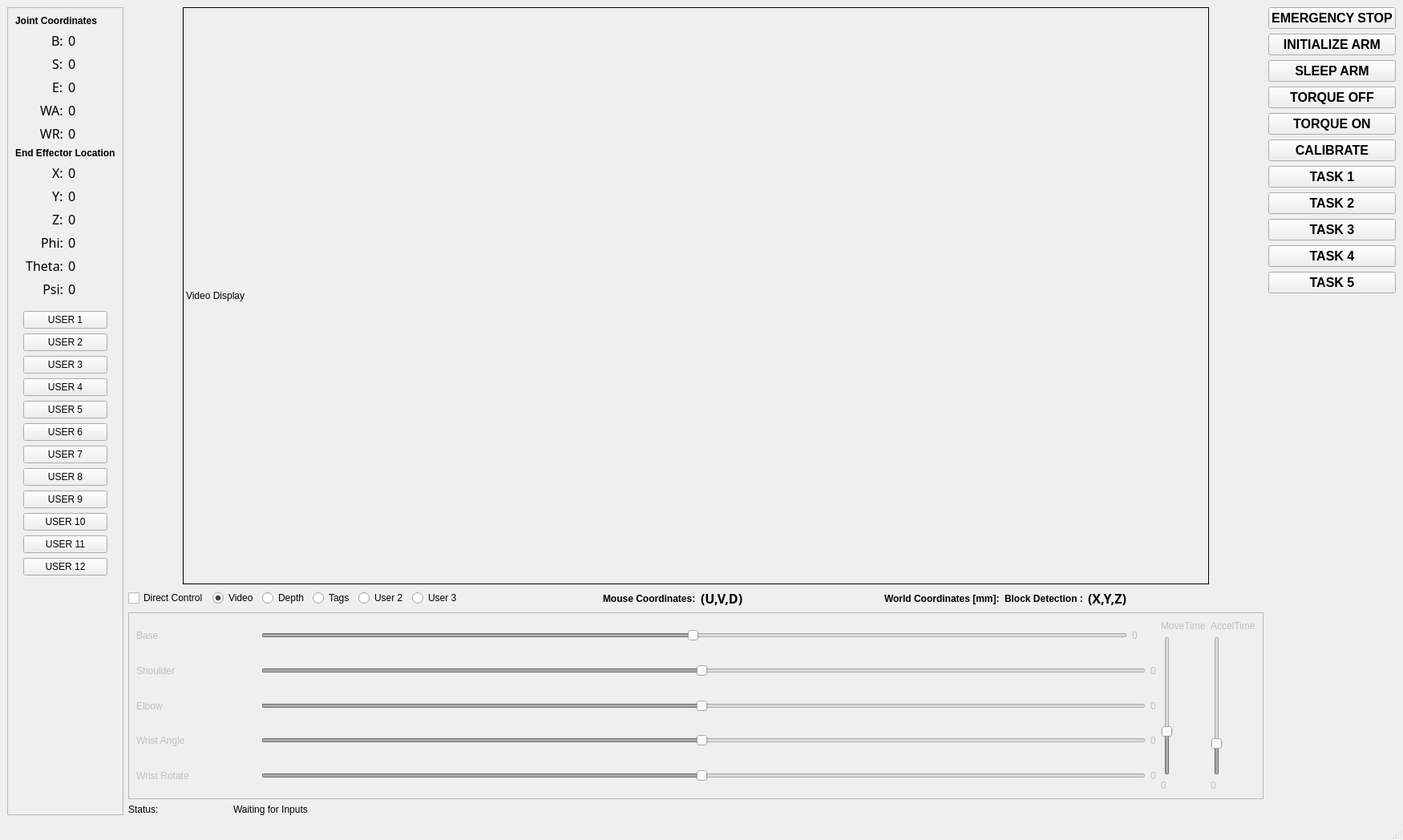
<?xml version="1.0" encoding="UTF-8"?>
<ui version="4.0">
 <class>MainWindow</class>
 <widget class="QMainWindow" name="MainWindow">
  <property name="geometry">
   <rect>
    <x>0</x>
    <y>0</y>
    <width>1750</width>
    <height>1048</height>
   </rect>
  </property>
  <property name="sizePolicy">
   <sizepolicy hsizetype="Fixed" vsizetype="Fixed">
    <horstretch>0</horstretch>
    <verstretch>0</verstretch>
   </sizepolicy>
  </property>
  <property name="cursor">
   <cursorShape>ArrowCursor</cursorShape>
  </property>
  <property name="windowTitle">
   <string>MainWindow</string>
  </property>
  <widget class="QWidget" name="centralwidget">
   <layout class="QVBoxLayout" name="verticalLayout_14">
    <item>
     <layout class="QHBoxLayout" name="horizontalLayout_13">
      <item>
       <widget class="QFrame" name="OutputFrame">
        <property name="enabled">
         <bool>true</bool>
        </property>
        <property name="sizePolicy">
         <sizepolicy hsizetype="Minimum" vsizetype="Minimum">
          <horstretch>0</horstretch>
          <verstretch>0</verstretch>
         </sizepolicy>
        </property>
        <property name="frameShape">
         <enum>QFrame::StyledPanel</enum>
        </property>
        <property name="frameShadow">
         <enum>QFrame::Raised</enum>
        </property>
        <layout class="QVBoxLayout" name="verticalLayout_5">
         <item>
          <widget class="QLabel" name="JointCoordLabel">
           <property name="sizePolicy">
            <sizepolicy hsizetype="Minimum" vsizetype="Minimum">
             <horstretch>0</horstretch>
             <verstretch>0</verstretch>
            </sizepolicy>
           </property>
           <property name="font">
            <font>
             <weight>75</weight>
             <bold>true</bold>
            </font>
           </property>
           <property name="text">
            <string>Joint Coordinates</string>
           </property>
          </widget>
         </item>
         <item>
          <layout class="QHBoxLayout" name="horizontalLayout_3">
           <item>
            <layout class="QVBoxLayout" name="verticalLayout_9">
             <item alignment="Qt::AlignRight">
              <widget class="QLabel" name="BLabel">
               <property name="font">
                <font>
                 <family>Ubuntu Mono</family>
                 <pointsize>12</pointsize>
                </font>
               </property>
               <property name="text">
                <string>B:</string>
               </property>
              </widget>
             </item>
             <item alignment="Qt::AlignRight">
              <widget class="QLabel" name="SLabel">
               <property name="font">
                <font>
                 <family>Ubuntu Mono</family>
                 <pointsize>12</pointsize>
                </font>
               </property>
               <property name="text">
                <string>S:</string>
               </property>
              </widget>
             </item>
             <item alignment="Qt::AlignRight">
              <widget class="QLabel" name="ELabel">
               <property name="font">
                <font>
                 <family>Ubuntu Mono</family>
                 <pointsize>12</pointsize>
                </font>
               </property>
               <property name="text">
                <string>E:</string>
               </property>
              </widget>
             </item>
             <item alignment="Qt::AlignRight">
              <widget class="QLabel" name="WALabel">
               <property name="font">
                <font>
                 <family>Ubuntu Mono</family>
                 <pointsize>12</pointsize>
                </font>
               </property>
               <property name="text">
                <string>WA:</string>
               </property>
              </widget>
             </item>
             <item>
              <widget class="QLabel" name="WRLabel">
               <property name="font">
                <font>
                 <family>Ubuntu Mono</family>
                 <pointsize>12</pointsize>
                </font>
               </property>
               <property name="text">
                <string>WR:</string>
               </property>
               <property name="alignment">
                <set>Qt::AlignRight|Qt::AlignTrailing|Qt::AlignVCenter</set>
               </property>
              </widget>
             </item>
            </layout>
           </item>
           <item>
            <layout class="QVBoxLayout" name="verticalLayout_8">
             <item alignment="Qt::AlignLeft">
              <widget class="QLabel" name="rdoutBaseJC">
               <property name="font">
                <font>
                 <family>Ubuntu Mono</family>
                 <pointsize>12</pointsize>
                </font>
               </property>
               <property name="text">
                <string>0</string>
               </property>
              </widget>
             </item>
             <item alignment="Qt::AlignLeft">
              <widget class="QLabel" name="rdoutShoulderJC">
               <property name="font">
                <font>
                 <family>Ubuntu Mono</family>
                 <pointsize>12</pointsize>
                </font>
               </property>
               <property name="text">
                <string>0</string>
               </property>
              </widget>
             </item>
             <item alignment="Qt::AlignLeft">
              <widget class="QLabel" name="rdoutElbowJC">
               <property name="font">
                <font>
                 <family>Ubuntu Mono</family>
                 <pointsize>12</pointsize>
                </font>
               </property>
               <property name="text">
                <string>0</string>
               </property>
              </widget>
             </item>
             <item alignment="Qt::AlignLeft">
              <widget class="QLabel" name="rdoutWristAJC">
               <property name="font">
                <font>
                 <family>Ubuntu Mono</family>
                 <pointsize>12</pointsize>
                </font>
               </property>
               <property name="text">
                <string>0</string>
               </property>
              </widget>
             </item>
             <item>
              <widget class="QLabel" name="rdoutWristRJC">
               <property name="font">
                <font>
                 <family>Ubuntu Mono</family>
                 <pointsize>12</pointsize>
                </font>
               </property>
               <property name="text">
                <string>0</string>
               </property>
              </widget>
             </item>
            </layout>
           </item>
          </layout>
         </item>
         <item>
          <widget class="QLabel" name="WorldCoordLabel">
           <property name="font">
            <font>
             <weight>75</weight>
             <bold>true</bold>
            </font>
           </property>
           <property name="text">
            <string>End Effector Location</string>
           </property>
          </widget>
         </item>
         <item>
          <layout class="QHBoxLayout" name="horizontalLayout_4">
           <item>
            <layout class="QVBoxLayout" name="verticalLayout_13">
             <item alignment="Qt::AlignRight">
              <widget class="QLabel" name="XLabel">
               <property name="font">
                <font>
                 <family>Ubuntu Mono</family>
                 <pointsize>12</pointsize>
                </font>
               </property>
               <property name="text">
                <string>X:</string>
               </property>
               <property name="scaledContents">
                <bool>false</bool>
               </property>
              </widget>
             </item>
             <item alignment="Qt::AlignRight">
              <widget class="QLabel" name="YLabel">
               <property name="font">
                <font>
                 <family>Ubuntu Mono</family>
                 <pointsize>12</pointsize>
                </font>
               </property>
               <property name="text">
                <string>Y:</string>
               </property>
              </widget>
             </item>
             <item alignment="Qt::AlignRight">
              <widget class="QLabel" name="ZLabel">
               <property name="font">
                <font>
                 <family>Ubuntu Mono</family>
                 <pointsize>12</pointsize>
                </font>
               </property>
               <property name="text">
                <string>Z:</string>
               </property>
              </widget>
             </item>
             <item alignment="Qt::AlignRight">
              <widget class="QLabel" name="PhiLabel">
               <property name="enabled">
                <bool>true</bool>
               </property>
               <property name="font">
                <font>
                 <family>Ubuntu Mono</family>
                 <pointsize>12</pointsize>
                </font>
               </property>
               <property name="text">
                <string>Phi:</string>
               </property>
              </widget>
             </item>
             <item>
              <widget class="QLabel" name="ThetaLabel">
               <property name="enabled">
                <bool>true</bool>
               </property>
               <property name="font">
                <font>
                 <family>Ubuntu Mono</family>
                 <pointsize>12</pointsize>
                </font>
               </property>
               <property name="text">
                <string>Theta:</string>
               </property>
               <property name="alignment">
                <set>Qt::AlignRight|Qt::AlignTrailing|Qt::AlignVCenter</set>
               </property>
              </widget>
             </item>
             <item>
              <widget class="QLabel" name="PsiLabel">
               <property name="enabled">
                <bool>true</bool>
               </property>
               <property name="font">
                <font>
                 <family>Ubuntu Mono</family>
                 <pointsize>12</pointsize>
                </font>
               </property>
               <property name="text">
                <string>Psi:</string>
               </property>
               <property name="alignment">
                <set>Qt::AlignRight|Qt::AlignTrailing|Qt::AlignVCenter</set>
               </property>
              </widget>
             </item>
            </layout>
           </item>
           <item>
            <layout class="QVBoxLayout" name="verticalLayout_12">
             <item alignment="Qt::AlignLeft">
              <widget class="QLabel" name="rdoutX">
               <property name="font">
                <font>
                 <family>Ubuntu Mono</family>
                 <pointsize>12</pointsize>
                </font>
               </property>
               <property name="text">
                <string>0</string>
               </property>
              </widget>
             </item>
             <item alignment="Qt::AlignLeft">
              <widget class="QLabel" name="rdoutY">
               <property name="font">
                <font>
                 <family>Ubuntu Mono</family>
                 <pointsize>12</pointsize>
                </font>
               </property>
               <property name="text">
                <string>0</string>
               </property>
              </widget>
             </item>
             <item alignment="Qt::AlignLeft">
              <widget class="QLabel" name="rdoutZ">
               <property name="font">
                <font>
                 <family>Ubuntu Mono</family>
                 <pointsize>12</pointsize>
                </font>
               </property>
               <property name="text">
                <string>0</string>
               </property>
              </widget>
             </item>
             <item alignment="Qt::AlignLeft">
              <widget class="QLabel" name="rdoutPhi">
               <property name="font">
                <font>
                 <family>Ubuntu Mono</family>
                 <pointsize>12</pointsize>
                </font>
               </property>
               <property name="text">
                <string>0</string>
               </property>
              </widget>
             </item>
             <item>
              <widget class="QLabel" name="rdoutTheta">
               <property name="font">
                <font>
                 <family>Ubuntu Mono</family>
                 <pointsize>12</pointsize>
                </font>
               </property>
               <property name="text">
                <string>0</string>
               </property>
              </widget>
             </item>
             <item>
              <widget class="QLabel" name="rdoutPsi">
               <property name="font">
                <font>
                 <family>Ubuntu Mono</family>
                 <pointsize>12</pointsize>
                </font>
               </property>
               <property name="text">
                <string>0</string>
               </property>
              </widget>
             </item>
            </layout>
           </item>
          </layout>
         </item>
         <item>
          <layout class="QVBoxLayout" name="Group2">
           <property name="margin">
            <number>10</number>
           </property>
           <item>
            <widget class="QPushButton" name="btnUser1">
             <property name="text">
              <string>USER 1</string>
             </property>
            </widget>
           </item>
           <item>
            <widget class="QPushButton" name="btnUser2">
             <property name="text">
              <string>USER 2</string>
             </property>
            </widget>
           </item>
           <item>
            <widget class="QPushButton" name="btnUser3">
             <property name="text">
              <string>USER 3</string>
             </property>
            </widget>
           </item>
           <item>
            <widget class="QPushButton" name="btnUser4">
             <property name="text">
              <string>USER 4</string>
             </property>
            </widget>
           </item>
           <item>
            <widget class="QPushButton" name="btnUser5">
             <property name="text">
              <string>USER 5</string>
             </property>
            </widget>
           </item>
           <item>
            <widget class="QPushButton" name="btnUser6">
             <property name="text">
              <string>USER 6</string>
             </property>
            </widget>
           </item>
           <item>
            <widget class="QPushButton" name="btnUser7">
             <property name="text">
              <string>USER 7</string>
             </property>
            </widget>
           </item>
           <item>
            <widget class="QPushButton" name="btnUser8">
             <property name="text">
              <string>USER 8</string>
             </property>
            </widget>
           </item>
           <item>
            <widget class="QPushButton" name="btnUser9">
             <property name="text">
              <string>USER 9</string>
             </property>
            </widget>
           </item>
           <item>
            <widget class="QPushButton" name="btnUser10">
             <property name="text">
              <string>USER 10</string>
             </property>
             <property name="autoRepeatDelay">
              <number>300</number>
             </property>
            </widget>
           </item>
           <item>
            <widget class="QPushButton" name="btnUser11">
             <property name="text">
              <string>USER 11</string>
             </property>
             <property name="autoRepeatDelay">
              <number>300</number>
             </property>
            </widget>
           </item>
           <item>
            <widget class="QPushButton" name="btnUser12">
             <property name="text">
              <string>USER 12</string>
             </property>
             <property name="autoRepeatDelay">
              <number>300</number>
             </property>
            </widget>
           </item>
          </layout>
         </item>
         <item>
          <spacer name="verticalSpacer_2">
           <property name="orientation">
            <enum>Qt::Vertical</enum>
           </property>
           <property name="sizeHint" stdset="0">
            <size>
             <width>20</width>
             <height>40</height>
            </size>
           </property>
          </spacer>
         </item>
        </layout>
       </widget>
      </item>
      <item>
       <layout class="QVBoxLayout" name="verticalLayout_4">
        <item>
         <layout class="QHBoxLayout" name="horizontalLayout_12">
          <item>
           <spacer name="horizontalSpacer_8">
            <property name="orientation">
             <enum>Qt::Horizontal</enum>
            </property>
            <property name="sizeHint" stdset="0">
             <size>
              <width>40</width>
              <height>20</height>
             </size>
            </property>
           </spacer>
          </item>
          <item>
           <widget class="QLabel" name="videoDisplay">
            <property name="minimumSize">
             <size>
              <width>1280</width>
              <height>720</height>
             </size>
            </property>
            <property name="maximumSize">
             <size>
              <width>1280</width>
              <height>720</height>
             </size>
            </property>
            <property name="cursor">
             <cursorShape>CrossCursor</cursorShape>
            </property>
            <property name="mouseTracking">
             <bool>true</bool>
            </property>
            <property name="frameShape">
             <enum>QFrame::Box</enum>
            </property>
            <property name="text">
             <string>Video Display</string>
            </property>
           </widget>
          </item>
          <item>
           <spacer name="horizontalSpacer_9">
            <property name="orientation">
             <enum>Qt::Horizontal</enum>
            </property>
            <property name="sizeHint" stdset="0">
             <size>
              <width>40</width>
              <height>20</height>
             </size>
            </property>
           </spacer>
          </item>
         </layout>
        </item>
        <item>
         <layout class="QHBoxLayout" name="horizontalLayout_2">
          <item>
           <widget class="QCheckBox" name="chk_directcontrol">
            <property name="text">
             <string>Direct Control</string>
            </property>
            <property name="checked">
             <bool>false</bool>
            </property>
           </widget>
          </item>
          <item>
           <widget class="QRadioButton" name="radioVideo">
            <property name="text">
             <string>Video</string>
            </property>
            <property name="checked">
             <bool>true</bool>
            </property>
            <property name="autoExclusive">
             <bool>true</bool>
            </property>
           </widget>
          </item>
          <item>
           <widget class="QRadioButton" name="radioDepth">
            <property name="text">
             <string>Depth</string>
            </property>
           </widget>
          </item>
          <item>
           <widget class="QRadioButton" name="radioUsr1">
            <property name="text">
             <string>Tags</string>
            </property>
           </widget>
          </item>
          <item>
           <widget class="QRadioButton" name="radioUsr2">
            <property name="text">
             <string>User 2</string>
            </property>
           </widget>
          </item>
          <item>
           <widget class="QRadioButton" name="radioUsr3">
            <property name="text">
             <string>User 3</string>
            </property>
           </widget>
          </item>
          <item>
           <spacer name="horizontalSpacer_4">
            <property name="orientation">
             <enum>Qt::Horizontal</enum>
            </property>
            <property name="sizeHint" stdset="0">
             <size>
              <width>40</width>
              <height>20</height>
             </size>
            </property>
           </spacer>
          </item>
          <item>
           <widget class="QLabel" name="PixelCoordLabel">
            <property name="font">
             <font>
              <weight>75</weight>
              <bold>true</bold>
             </font>
            </property>
            <property name="text">
             <string>Mouse Coordinates:</string>
            </property>
           </widget>
          </item>
          <item>
           <widget class="QLabel" name="rdoutMousePixels">
            <property name="font">
             <font>
              <family>Ubuntu Mono</family>
              <pointsize>12</pointsize>
              <weight>75</weight>
              <bold>true</bold>
             </font>
            </property>
            <property name="text">
             <string>(U,V,D)</string>
            </property>
            <property name="textFormat">
             <enum>Qt::AutoText</enum>
            </property>
           </widget>
          </item>
          <item>
           <spacer name="horizontalSpacer_3">
            <property name="orientation">
             <enum>Qt::Horizontal</enum>
            </property>
            <property name="sizeHint" stdset="0">
             <size>
              <width>40</width>
              <height>20</height>
             </size>
            </property>
           </spacer>
          </item>
          <item>
           <widget class="QLabel" name="PixelCoordLabel_2">
            <property name="font">
             <font>
              <weight>75</weight>
              <bold>true</bold>
             </font>
            </property>
            <property name="text">
             <string>World Coordinates [mm]:</string>
            </property>
           </widget>
          </item>
          <item>
           <widget class="QLabel" name="DetectedBlock">
            <property name="font">
             <font>
              <weight>75</weight>
              <bold>true</bold>
             </font>
            </property>
            <property name="text">
             <string>Block Detection :</string>
            </property>
           </widget>
          </item>
          <item>
           <widget class="QLabel" name="rdoutMouseWorld">
            <property name="font">
             <font>
              <family>Ubuntu Mono</family>
              <pointsize>12</pointsize>
              <weight>75</weight>
              <bold>true</bold>
             </font>
            </property>
            <property name="text">
             <string>(X,Y,Z)</string>
            </property>
            <property name="textFormat">
             <enum>Qt::AutoText</enum>
            </property>
           </widget>
          </item>
          <item>
           <spacer name="horizontalSpacer_2">
            <property name="orientation">
             <enum>Qt::Horizontal</enum>
            </property>
            <property name="sizeHint" stdset="0">
             <size>
              <width>40</width>
              <height>20</height>
             </size>
            </property>
           </spacer>
          </item>
         </layout>
        </item>
        <item>
         <widget class="QFrame" name="SliderFrame">
          <property name="enabled">
           <bool>false</bool>
          </property>
          <property name="frameShape">
           <enum>QFrame::StyledPanel</enum>
          </property>
          <property name="frameShadow">
           <enum>QFrame::Raised</enum>
          </property>
          <property name="lineWidth">
           <number>1</number>
          </property>
          <layout class="QVBoxLayout" name="verticalLayout_16">
           <item>
            <layout class="QHBoxLayout" name="horizontalLayout_6"/>
           </item>
           <item>
            <layout class="QHBoxLayout" name="horizontalLayout_9">
             <item>
              <layout class="QVBoxLayout" name="verticalLayout_2">
               <item>
                <layout class="QHBoxLayout" name="horizontalLayout">
                 <item>
                  <widget class="QLabel" name="BLabelS">
                   <property name="minimumSize">
                    <size>
                     <width>150</width>
                     <height>0</height>
                    </size>
                   </property>
                   <property name="text">
                    <string>Base</string>
                   </property>
                   <property name="alignment">
                    <set>Qt::AlignLeading|Qt::AlignLeft|Qt::AlignVCenter</set>
                   </property>
                  </widget>
                 </item>
                 <item>
                  <widget class="QSlider" name="sldrBase">
                   <property name="minimum">
                    <number>-179</number>
                   </property>
                   <property name="maximum">
                    <number>180</number>
                   </property>
                   <property name="orientation">
                    <enum>Qt::Horizontal</enum>
                   </property>
                  </widget>
                 </item>
                 <item>
                  <widget class="QLabel" name="rdoutBase">
                   <property name="minimumSize">
                    <size>
                     <width>30</width>
                     <height>0</height>
                    </size>
                   </property>
                   <property name="text">
                    <string>0</string>
                   </property>
                  </widget>
                 </item>
                </layout>
               </item>
               <item>
                <layout class="QHBoxLayout" name="horizontalLayout_7">
                 <item>
                  <widget class="QLabel" name="SLabelS">
                   <property name="minimumSize">
                    <size>
                     <width>150</width>
                     <height>0</height>
                    </size>
                   </property>
                   <property name="text">
                    <string>Shoulder</string>
                   </property>
                   <property name="alignment">
                    <set>Qt::AlignLeading|Qt::AlignLeft|Qt::AlignVCenter</set>
                   </property>
                  </widget>
                 </item>
                 <item>
                  <widget class="QSlider" name="sldrShoulder">
                   <property name="minimum">
                    <number>-179</number>
                   </property>
                   <property name="maximum">
                    <number>180</number>
                   </property>
                   <property name="orientation">
                    <enum>Qt::Horizontal</enum>
                   </property>
                  </widget>
                 </item>
                 <item>
                  <widget class="QLabel" name="rdoutShoulder">
                   <property name="text">
                    <string>0</string>
                   </property>
                  </widget>
                 </item>
                </layout>
               </item>
               <item>
                <layout class="QHBoxLayout" name="horizontalLayout_8">
                 <item>
                  <widget class="QLabel" name="ELabelS">
                   <property name="minimumSize">
                    <size>
                     <width>150</width>
                     <height>0</height>
                    </size>
                   </property>
                   <property name="text">
                    <string>Elbow</string>
                   </property>
                   <property name="alignment">
                    <set>Qt::AlignLeading|Qt::AlignLeft|Qt::AlignVCenter</set>
                   </property>
                  </widget>
                 </item>
                 <item>
                  <widget class="QSlider" name="sldrElbow">
                   <property name="minimum">
                    <number>-179</number>
                   </property>
                   <property name="maximum">
                    <number>180</number>
                   </property>
                   <property name="orientation">
                    <enum>Qt::Horizontal</enum>
                   </property>
                  </widget>
                 </item>
                 <item>
                  <widget class="QLabel" name="rdoutElbow">
                   <property name="text">
                    <string>0</string>
                   </property>
                  </widget>
                 </item>
                </layout>
               </item>
               <item>
                <layout class="QHBoxLayout" name="horizontalLayout_11">
                 <item>
                  <widget class="QLabel" name="WALabelS">
                   <property name="minimumSize">
                    <size>
                     <width>150</width>
                     <height>0</height>
                    </size>
                   </property>
                   <property name="text">
                    <string>Wrist Angle</string>
                   </property>
                   <property name="alignment">
                    <set>Qt::AlignLeading|Qt::AlignLeft|Qt::AlignVCenter</set>
                   </property>
                  </widget>
                 </item>
                 <item>
                  <widget class="QSlider" name="sldrWristA">
                   <property name="minimum">
                    <number>-179</number>
                   </property>
                   <property name="maximum">
                    <number>180</number>
                   </property>
                   <property name="orientation">
                    <enum>Qt::Horizontal</enum>
                   </property>
                  </widget>
                 </item>
                 <item>
                  <widget class="QLabel" name="rdoutWristA">
                   <property name="text">
                    <string>0</string>
                   </property>
                  </widget>
                 </item>
                </layout>
               </item>
               <item>
                <layout class="QHBoxLayout" name="horizontalLayout_15">
                 <item>
                  <widget class="QLabel" name="WRLabelS">
                   <property name="minimumSize">
                    <size>
                     <width>150</width>
                     <height>0</height>
                    </size>
                   </property>
                   <property name="text">
                    <string>Wrist Rotate</string>
                   </property>
                   <property name="alignment">
                    <set>Qt::AlignLeading|Qt::AlignLeft|Qt::AlignVCenter</set>
                   </property>
                  </widget>
                 </item>
                 <item>
                  <widget class="QSlider" name="sldrWristR">
                   <property name="minimum">
                    <number>-179</number>
                   </property>
                   <property name="maximum">
                    <number>180</number>
                   </property>
                   <property name="orientation">
                    <enum>Qt::Horizontal</enum>
                   </property>
                  </widget>
                 </item>
                 <item>
                  <widget class="QLabel" name="rdoutWristR">
                   <property name="text">
                    <string>0</string>
                   </property>
                  </widget>
                 </item>
                </layout>
               </item>
              </layout>
             </item>
             <item>
              <layout class="QVBoxLayout" name="verticalLayout_10">
               <item>
                <widget class="QLabel" name="MoveTimeLabel">
                 <property name="text">
                  <string>MoveTime</string>
                 </property>
                </widget>
               </item>
               <item>
                <widget class="QSlider" name="sldrMoveTime">
                 <property name="maximum">
                  <number>100</number>
                 </property>
                 <property name="value">
                  <number>30</number>
                 </property>
                 <property name="orientation">
                  <enum>Qt::Vertical</enum>
                 </property>
                </widget>
               </item>
               <item>
                <widget class="QLabel" name="rdoutMoveTime">
                 <property name="text">
                  <string>0</string>
                 </property>
                </widget>
               </item>
              </layout>
             </item>
             <item>
              <layout class="QVBoxLayout" name="verticalLayout_7">
               <item>
                <widget class="QLabel" name="AccelTimeLabel">
                 <property name="text">
                  <string>AccelTime</string>
                 </property>
                </widget>
               </item>
               <item>
                <widget class="QSlider" name="sldrAccelTime">
                 <property name="maximum">
                  <number>100</number>
                 </property>
                 <property name="value">
                  <number>20</number>
                 </property>
                 <property name="sliderPosition">
                  <number>20</number>
                 </property>
                 <property name="orientation">
                  <enum>Qt::Vertical</enum>
                 </property>
                </widget>
               </item>
               <item>
                <widget class="QLabel" name="rdoutAccelTime">
                 <property name="text">
                  <string>0</string>
                 </property>
                </widget>
               </item>
              </layout>
             </item>
            </layout>
           </item>
           <item>
            <layout class="QHBoxLayout" name="horizontalLayout_10"/>
           </item>
          </layout>
         </widget>
        </item>
        <item>
         <layout class="QHBoxLayout" name="horizontalLayout_14">
          <item>
           <widget class="QLabel" name="label_3">
            <property name="maximumSize">
             <size>
              <width>125</width>
              <height>16777215</height>
             </size>
            </property>
            <property name="text">
             <string>Status:</string>
            </property>
           </widget>
          </item>
          <item>
           <widget class="QLabel" name="rdoutStatus">
            <property name="font">
             <font>
              <pointsize>9</pointsize>
             </font>
            </property>
            <property name="text">
             <string>Waiting for Inputs</string>
            </property>
            <property name="textFormat">
             <enum>Qt::AutoText</enum>
            </property>
            <property name="alignment">
             <set>Qt::AlignLeading|Qt::AlignLeft|Qt::AlignVCenter</set>
            </property>
            <property name="wordWrap">
             <bool>true</bool>
            </property>
           </widget>
          </item>
         </layout>
        </item>
       </layout>
      </item>
      <item>
       <layout class="QVBoxLayout" name="verticalLayout_11">
        <item>
         <widget class="QPushButton" name="btn_estop">
          <property name="font">
           <font>
            <pointsize>12</pointsize>
            <weight>75</weight>
            <bold>true</bold>
           </font>
          </property>
          <property name="text">
           <string>EMERGENCY STOP</string>
          </property>
         </widget>
        </item>
        <item>
         <widget class="QPushButton" name="btn_init_arm">
          <property name="font">
           <font>
            <pointsize>12</pointsize>
            <weight>75</weight>
            <bold>true</bold>
           </font>
          </property>
          <property name="text">
           <string>INITIALIZE ARM</string>
          </property>
         </widget>
        </item>
        <item>
         <widget class="QPushButton" name="btn_sleep_arm">
          <property name="font">
           <font>
            <pointsize>12</pointsize>
            <weight>75</weight>
            <bold>true</bold>
           </font>
          </property>
          <property name="text">
           <string>SLEEP ARM</string>
          </property>
         </widget>
        </item>
        <item>
         <widget class="QPushButton" name="btn_torq_off">
          <property name="font">
           <font>
            <pointsize>12</pointsize>
            <weight>75</weight>
            <bold>true</bold>
           </font>
          </property>
          <property name="text">
           <string>TORQUE OFF</string>
          </property>
         </widget>
        </item>
        <item>
         <widget class="QPushButton" name="btn_torq_on">
          <property name="font">
           <font>
            <pointsize>12</pointsize>
            <weight>75</weight>
            <bold>true</bold>
           </font>
          </property>
          <property name="text">
           <string>TORQUE ON</string>
          </property>
         </widget>
        </item>
        <item>
         <widget class="QPushButton" name="btn_calibrate">
          <property name="font">
           <font>
            <pointsize>12</pointsize>
            <weight>75</weight>
            <bold>true</bold>
           </font>
          </property>
          <property name="text">
           <string>CALIBRATE</string>
          </property>
         </widget>
        </item>
        <item>
         <widget class="QPushButton" name="btn_task1">
          <property name="font">
           <font>
            <pointsize>12</pointsize>
            <weight>75</weight>
            <bold>true</bold>
           </font>
          </property>
          <property name="text">
           <string>TASK 1</string>
          </property>
         </widget>
        </item>
        <item>
         <widget class="QPushButton" name="btn_task2">
          <property name="font">
           <font>
            <pointsize>12</pointsize>
            <weight>75</weight>
            <bold>true</bold>
           </font>
          </property>
          <property name="text">
           <string>TASK 2</string>
          </property>
         </widget>
        </item>
        <item>
         <widget class="QPushButton" name="btn_task3">
          <property name="font">
           <font>
            <pointsize>12</pointsize>
            <weight>75</weight>
            <bold>true</bold>
           </font>
          </property>
          <property name="text">
           <string>TASK 3</string>
          </property>
         </widget>
        </item>
        <item>
         <widget class="QPushButton" name="btn_task4">
          <property name="font">
           <font>
            <pointsize>12</pointsize>
            <weight>75</weight>
            <bold>true</bold>
           </font>
          </property>
          <property name="text">
           <string>TASK 4</string>
          </property>
         </widget>
        </item>
        <item>
         <widget class="QPushButton" name="btn_task5">
          <property name="font">
           <font>
            <pointsize>12</pointsize>
            <weight>75</weight>
            <bold>true</bold>
           </font>
          </property>
          <property name="text">
           <string>TASK 5</string>
          </property>
         </widget>
        </item>
        <item>
         <spacer name="verticalSpacer_3">
          <property name="orientation">
           <enum>Qt::Vertical</enum>
          </property>
          <property name="sizeHint" stdset="0">
           <size>
            <width>20</width>
            <height>40</height>
           </size>
          </property>
         </spacer>
        </item>
       </layout>
      </item>
     </layout>
    </item>
   </layout>
  </widget>
  <widget class="QStatusBar" name="statusbar"/>
 </widget>
 <resources/>
 <connections/>
</ui>
